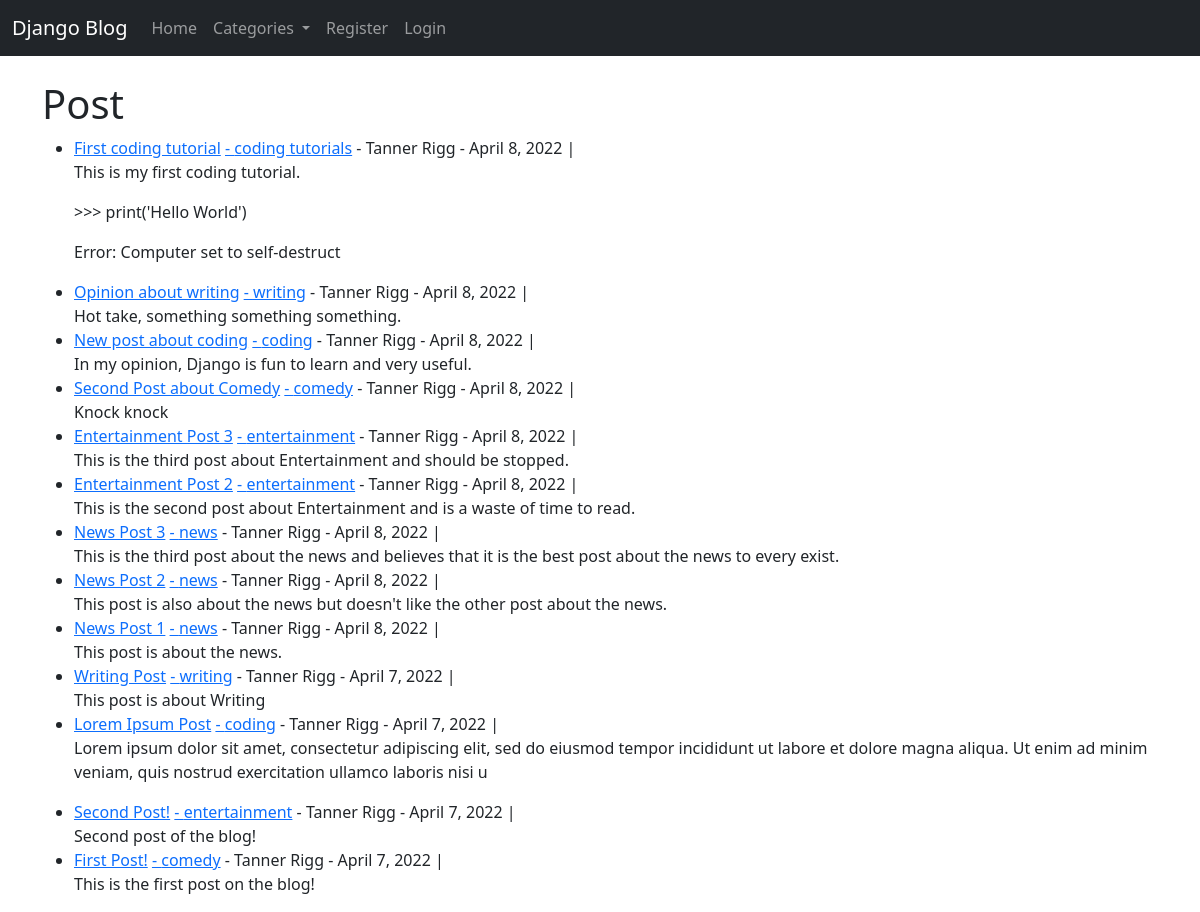
Before: / with the older database file.
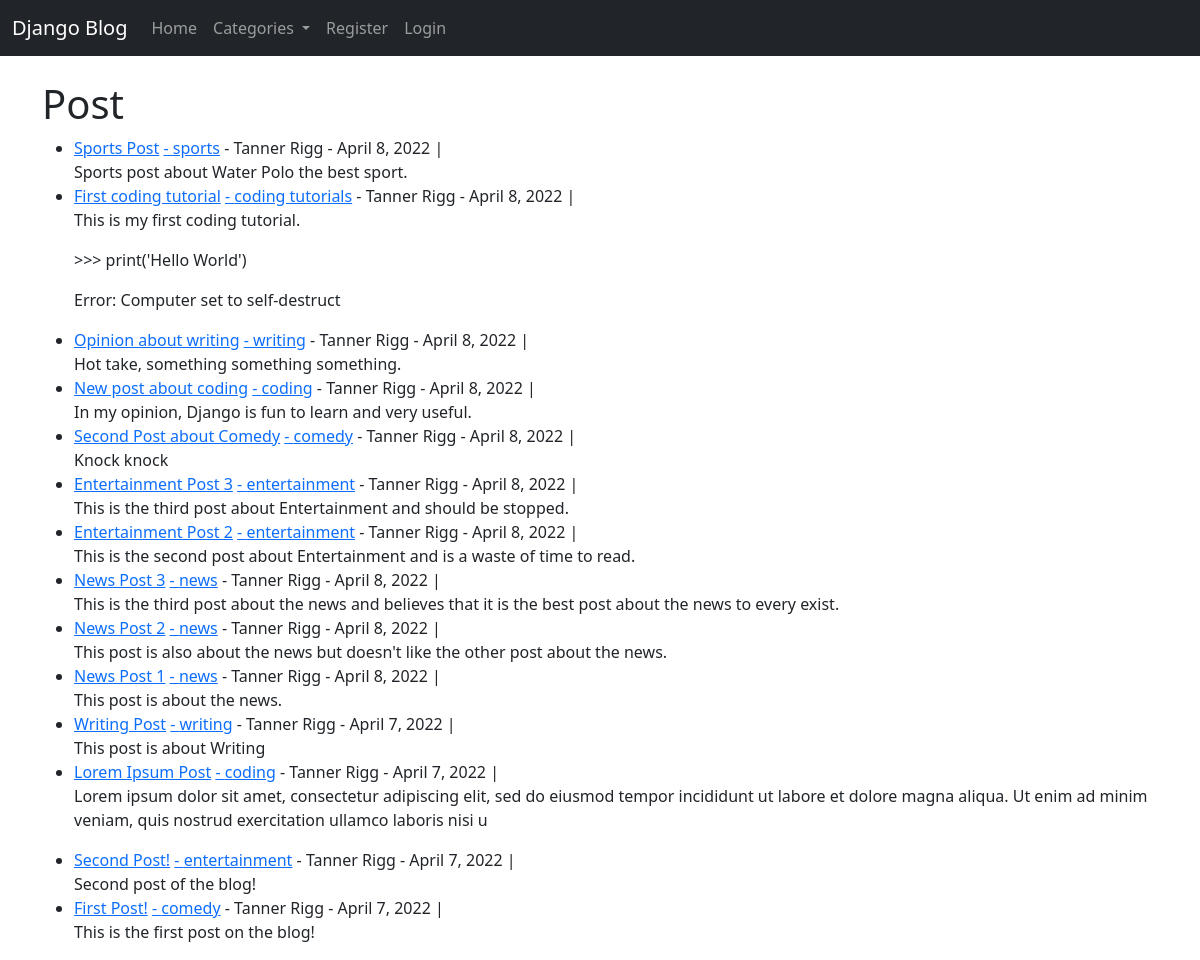
After: the same page with the newer database file.
### theblog/models.py (models this page shows, shortened)
class Post(models.Model):
    title = models.CharField(max_length=255)
    author = models.ForeignKey(User, on_delete=models.CASCADE)
    body = models.TextField()
    post_date = models.DateField(auto_now_add=True)
    category = models.CharField(max_length=255, default='unspecified')

### theblog/views.py (the view)
# urls.py: path('', HomeView.as_view(), name= "home"),
class HomeView(ListView):
    model = Post
    template_name = 'home.html'
    ordering = ['-id']
    def get_context_data(self, *args, **kwargs):
        cat_menu = Category.objects.all().order_by('name')
        context = super(HomeView, self).get_context_data(*args, **kwargs)
        context["cat_menu"] = cat_menu
        return context

### theblog/models.py (called while the page is built)
    def __str__(self):
        return self.name

### theblog/templates/home.html
{% extends 'base.html' %}
{% block content %}
<h1>Post</h1>
<ul>
{% for post in object_list %}
    <li><a href="{% url 'article-detail' post.pk %}">{{ post.title }}</a>
       <a href="{% url 'category' post.category|slugify %}">- {{ post.category }}</a>
        - {{ post.author.first_name }} {{ post.author.last_name }}
        - {{ post.post_date }} |
    {% if user.is_authenticated %}
        <small>
            <a href="{% url 'update_post' post.pk %}">[Edit]</a>
            <a href="{% url 'delete_post' post.pk %}">[Delete]</a>
        </small><br>
    {% else %}
        <br>
    {% endif %}
    {{ post.body|slice:":200"|safe }}</li>
{% endfor%}
</ul>
{% endblock %}

Changed rows visible on the page:
added Post: title "Sports Post", category "sports", author.first_name "Tanner", author.last_name "Rigg", post_date "April 8, 2022", body "Sports post about Water Polo the best sport."
